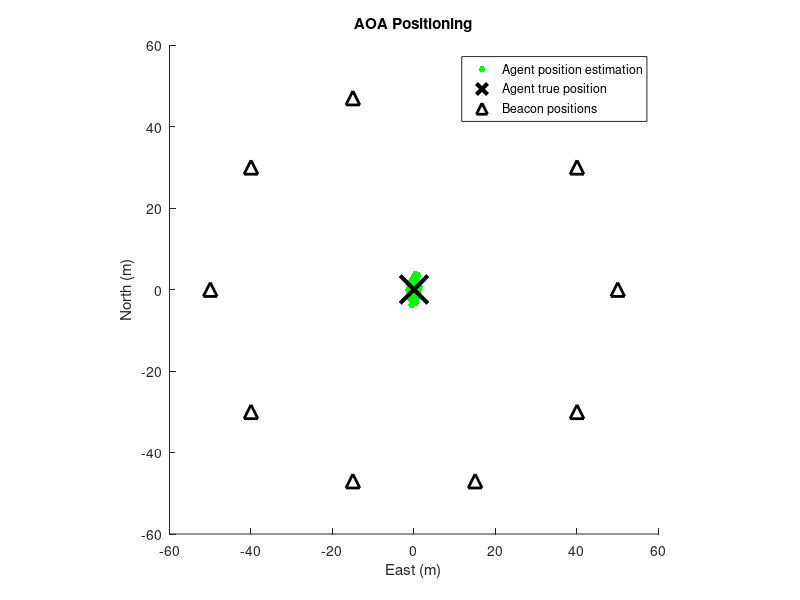

The MATLAB source for this figure:
% ------------------------------------------------------------------------
% Example for indoor positioning by angle-of-arrival (AOA) measurements
% Estimated by iterative least-squares
%
% by GH.Zhang 2022/05/26
% guo-hao.zhang@connect.polyu.hk
% ------------------------------------------------------------------------
clc;
clear;
close all;

%% Estimation Setup

% Import TOA measurement data and environment parameters
load("Example_data.mat");

% Operation time
T = size(data,2);

%% Positioning with TOA measurements by iterative least-squares

% Position estimation on each epoch
for t = 1:T
  
    % Initialize agent state offset (initial agent clock offset update = 0)
    delta_x_a = [1e9; 1e9; 1e9; 0];

    % Initialize iteration steps
    k = 0;

    % Initialize agent approximate state (initial agent clock offset = 0)
    x_a0 = x_a_initial;

    % Beacon numbers during positioning
    I = size(data{t},2);

    % Iterative estimation until convergence or iteration step exceeds 
    % the limitation
    while norm(delta_x_a(1:3,1)) > 1e-3 && k < 50

        % Clear variables from last estimation epoch
        clear z_a z_a0 delta_z_a0 H_a0;

        % Establish variables for each beacon
        for i = 1:I

            % Obtain trigonometric observation by AOA measurement
            z_a(2*i-1,1) = sind(data{t}(i).AOA_theta);
            z_a(2*i,1) = tand(data{t}(i).AOA_psi);

            % Obtain approximate trigonometric information by beacon 
            % positions and agent approximate position
            z_a0(2*i-1,1) = (x_a0(3,1)-x_beacons(3,i))/norm(x_a0-x_beacons(1:3,i));
            z_a0(2*i,1) = (x_beacons(2,i)-x_a0(2,1))/(x_beacons(1,i)-x_a0(1,1));

            % Calculate the offset from approximate trigonometric 
            % information to the received trigonometric observation
            delta_z_a0(2*i-1:2*i,1) = z_a(2*i-1:2*i,1) - z_a0(2*i-1:2*i,1);
            
            % Partial derivatives of the observation model corresponding to
            % elevation angle
            f_i_n = -(x_a0(3,1)-x_beacons(3,i))*(x_a0(1,1)-x_beacons(1,i))/norm(x_a0-x_beacons(1:3,i))^3;
            f_i_e = -(x_a0(3,1)-x_beacons(3,i))*(x_a0(2,1)-x_beacons(2,i))/norm(x_a0-x_beacons(1:3,i))^3;
            f_i_d = ((x_a0(1,1)-x_beacons(1,i))^2+(x_a0(2,1)-x_beacons(2,i))^2)/norm(x_a0-x_beacons(1:3,i))^3;
            
            % Partial derivatives of the observation model corresponding to
            % azimuth angle
            g_i_n = -(x_a0(2,1)-x_beacons(2,i))/(x_a0(1,1)-x_beacons(1,i))^2;
            g_i_e = (x_a0(1,1)-x_beacons(1,i))/(x_a0(1,1)-x_beacons(1,i))^2;
            g_i_d = 0;

            % Establish the block matrix of the measurement matrix
            % corresponding to each beacon
            H_a0(2*i-1,1:3) = [f_i_n,f_i_e,f_i_d];
            H_a0(2*i,1:3) = [g_i_n,g_i_e,g_i_d];
        end

        % Establish linear relationships between trigonometric observation 
        % offset, measurement matrix, and state offset. Solve the state 
        % offset by least-sqaures estimation 
        delta_x_a = inv(H_a0'*H_a0)*H_a0'*delta_z_a0;

        % Update approximate agent state by the estimated state offset
        x_a0 = x_a0 + delta_x_a;

        % interation step update
        k = k + 1;
    end

    % Obtain agent position estimation from the converged state estimation
    x_a_est(1:3,t) = x_a0(1:3,1);
end

%% Visualize agent position estimation results
figure(1);
hold on;
plot(x_a_est(1,:),x_a_est(2,:),'g.','MarkerSize',15,'LineWidth',2);
plot(x_a(1),x_a(2),'kx','MarkerFaceColor','none','MarkerSize',20,'LineWidth',3);
plot(x_beacons(1,:),x_beacons(2,:),'k^','MarkerFaceColor','w','MarkerSize',10,'LineWidth',2);
xlabel('East (m)');
xlim([-60,60]);
ylabel('North (m)');
ylim([-60,60]);
axis equal
legend('Agent position estimation','Agent true position','Beacon positions')
title('AOA Positioning');























